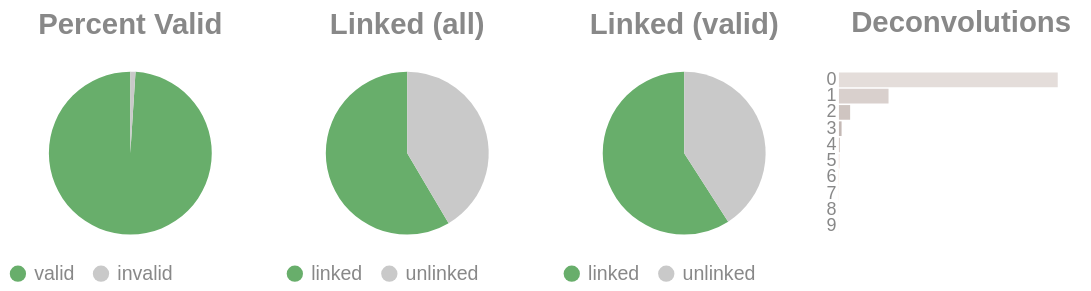

Source (notebook cell):
### Code cell
if SKIPLR:
    pass
else:
    clash = Counter()
    for i in valids['molecule'].to_list():
        _mol = i.split("-")
        if len(_mol) == 1:
            clash.update('0')
        else:
            clash.update(_mol[-1])

    _d = {"deconvolutions": [], 'count': []}
    for k,v in clash.items():
        _d['deconvolutions'].append(k)
        _d['count'].append(v)

    tot_valid = valids['reads'].sum()
    mask = valids['reads'] >= 2
    n_linked_reads = valids.filter(mask)['reads'].sum()
    if n_linked_reads == 0:
        print_html("No linked molecules (>=2 reads) were detected; skipping linked-only distributions.")
        SKIPLR = True
    else:
        perc_valid = round(tot_valid / n_reads, 4)
        linked_perc_abs = round(n_linked_reads / n_reads, 4)
        linked_perc = round(n_linked_reads / tot_valid, 4)

    _valid = pl.DataFrame({"valids": ['valid', 'invalid'], "count": [tot_valid, n_reads - tot_valid]})
    _linked_abs = pl.DataFrame({"linked (absolute)": ['linked', 'unlinked'], "count": [n_linked_reads, n_reads - n_linked_reads]})
    _linked_rel = pl.DataFrame({"linked (valids)": ['linked', 'unlinked'], "count": [n_linked_reads, tot_valid - n_linked_reads]})

    (
        alt.hconcat(
            piechart(_valid, goodval = 'valid', title = "Percent Valid"),
            piechart(_linked_abs, goodval = "linked", title =  "Linked (all)"),
            piechart(_linked_rel, goodval = "linked", title =  "Linked (valid)"),
            convolutionbar(pl.DataFrame(_d), title = "Deconvolutions"),
            center = True,
            bounds = 'flush'
        )
        .resolve_scale(color='independent')
        .resolve_legend('independent')
        .properties(usermeta={'embedOptions': {"actions": False}})
    ).display()

### Figure 1 — Vega-Lite specification as saved in the notebook (floating-point values rounded to 4 significant figures)
{"width": "container", "height": 400, "config": {"title": {"anchor": "start", "dy": -15, "fontSize": 18, "color": "#888888", "subtitleColor": "#888888", "subtitleFontSize": 14}, "arc": {"fill": "#0072B2"}, "axis": {"domainColor": "#888888", "domainWidth": 0.5, "gridWidth": 0.2, "grid": false, "titleFontWeight": 400, "titleFontSize": 15, "labelFontSize": 11, "labelColor": "#888888", "tickColor": "#888888", "tickWidth": 0.2, "titleColor": "#888888"}, "axisBand": {"grid": false}, "axisX": {"grid": true, "tickSize": 10, "domainCap": "round"}, "axisY": {"domain": false, "grid": true, "tickSize": 0, "domainCap": "round"}, "background": "transparent", "header": {"labelFontSize": 15, "labelColor": "#888888", "titleFontSize": 15, "titleFontWeight": 600, "titleColor": "#888888"}, "legend": {"labelFont": "sans-serif", "labelFontSize": 12, "labelColor": "#888888", "symbolSize": 100, "symbolType": "circle", "titleFontSize": 12, "titlePadding": 10, "titleColor": "#888888", "title": null}, "range": {"category": ["#E69F00", "#56B4E9", "#009E73", "#F0E442", "#0072B2", "#D55E00", "#CC79A7", "#000000"], "diverging": ["#cfe8f3", "#a2d4ec", "#73bfe2", "#46abdb", "#1696d2", "#12719e"]}, "area": {"fill": "#0072B2", "fillOpacity": 0.7, "line": true, "strokeOpacity": 0.7}, "line": {"color": "#0072B2", "stroke": "#0072B2", "strokeWidth": 2}, "trail": {"color": "#0072B2", "stroke": "#0072B2", "strokeWidth": 0, "size": 1}, "point": {"filled": true, "fillOpacity": 1.0, "size": 95}, "text": {"color": "#888888", "fontSize": 11, "align": "right", "fontWeight": 400, "size": 11}, "bar": {"fill": "#0072B2", "stroke": null}, "view": {"stroke": null, "continuousWidth": 660, "continuousHeight": 400}}, "hconcat": [{"data": {"name": "data-353be666364eb525eda6cc0ee870c038"}, "mark": {"type": "arc"}, "encoding": {"color": {"field": "valids", "legend": {"orient": "bottom", "title": null}, "scale": {"domain": ["valid", "invalid"], "range": ["#68ae6b", "#C9C9C9"]}, "title": "Valids", "type": "nominal"}, "theta": {"field": "count", "type": "quantitative"}, "tooltip": [{"field": "valids", "title": "Valids", "type": "ordinal"}, {"field": "percent", "format": ".2%", "title": "Percent", "type": "quantitative"}, {"field": "count", "title": "Count", "type": "quantitative"}]}, "height": 100, "title": {"text": "Percent Valid", "align": "center", "anchor": "middle"}, "transform": [{"calculate": "datum.count / 15575286", "as": "percent"}], "width": 150}, {"data": {"name": "data-b589d504e2afc48b935b16b4e35f0bb9"}, "mark": {"type": "arc"}, "encoding": {"color": {"field": "linked (absolute)", "legend": {"orient": "bottom", "title": null}, "scale": {"domain": ["linked", "unlinked"], "range": ["#68ae6b", "#C9C9C9"]}, "title": "Linked (Absolute)", "type": "nominal"}, "theta": {"field": "count", "type": "quantitative"}, "tooltip": [{"field": "linked (absolute)", "title": "Linked (Absolute)", "type": "ordinal"}, {"field": "percent", "format": ".2%", "title": "Percent", "type": "quantitative"}, {"field": "count", "title": "Count", "type": "quantitative"}]}, "height": 100, "title": {"text": "Linked (all)", "align": "center", "anchor": "middle"}, "transform": [{"calculate": "datum.count / 15575286", "as": "percent"}], "width": 150}, {"data": {"name": "data-f452c75026cd97379f54f907e160f0ab"}, "mark": {"type": "arc"}, "encoding": {"color": {"field": "linked (valids)", "legend": {"orient": "bottom", "title": null}, "scale": {"domain": ["linked", "unlinked"], "range": ["#68ae6b", "#C9C9C9"]}, "title": "Linked (Valids)", "type": "nominal"}, "theta": {"field": "count", "type": "quantitative"}, "tooltip": [{"field": "linked (valids)", "title": "Linked (Valids)", "type": "ordinal"}, {"field": "percent", "format": ".2%", "title": "Percent", "type": "quantitative"}, {"field": "count", "title": "Count", "type": "quantitative"}]}, "height": 100, "title": {"text": "Linked (valid)", "align": "center", "anchor": "middle"}, "transform": [{"calculate": "datum.count / 15416114", "as": "percent"}], "width": 150}, {"data": {"name": "data-128f2bd291de501b326cebaf6ce19fd7"}, "mark": {"type": "bar"}, "encoding": {"color": {"field": "deconvolutions", "legend": null, "scale": {"scheme": "lightgreyred"}, "type": "nominal"}, "tooltip": [{"field": "deconvolutions", "title": "Deconvolutions", "type": "ordinal"}, {"field": "percent", "format": ".2%", "title": "Percent", "type": "quantitative"}, {"field": "count", "title": "Count", "type": "quantitative"}], "x": {"axis": null, "field": "count", "type": "quantitative"}, "y": {"field": "deconvolutions", "sort": "ascending", "title": null, "type": "nominal"}}, "height": 100, "title": {"text": "Deconvolutions", "align": "center", "anchor": "middle"}, "transform": [{"calculate": "datum.count / 9273217", "as": "percent"}], "width": 150}], "bounds": "flush", "center": true, "resolve": {"legend": {"angle": "independent"}, "scale": {"color": "independent"}}, "usermeta": {"embedOptions": {"actions": false}}, "$schema": "https://vega.github.io/schema/vega-lite/v6.4.1.json", "datasets": {"data-353be666364eb525eda6cc0ee870c038": [{"valids": "valid", "count": 15416114}, {"valids": "invalid", "count": 159172}], "data-b589d504e2afc48b935b16b4e35f0bb9": [{"linked (absolute)": "linked", "count": 9108456}, {"linked (absolute)": "unlinked", "count": 6466830}], "data-f452c75026cd97379f54f907e160f0ab": [{"linked (valids)": "linked", "count": 9108456}, {"linked (valids)": "unlinked", "count": 6307658}], "data-128f2bd291de501b326cebaf6ce19fd7": [{"deconvolutions": "0", "count": 7162899}, {"deconvolutions": "1", "count": 1624009}, {"deconvolutions": "2", "count": 366431}, {"deconvolutions": "3", "count": 86547}, {"deconvolutions": "4", "count": 22541}, {"deconvolutions": "5", "count": 6782}, {"deconvolutions": "6", "count": 2353}, {"deconvolutions": "7", "count": 960}, {"deconvolutions": "8", "count": 448}, {"deconvolutions": "9", "count": 247}]}}
